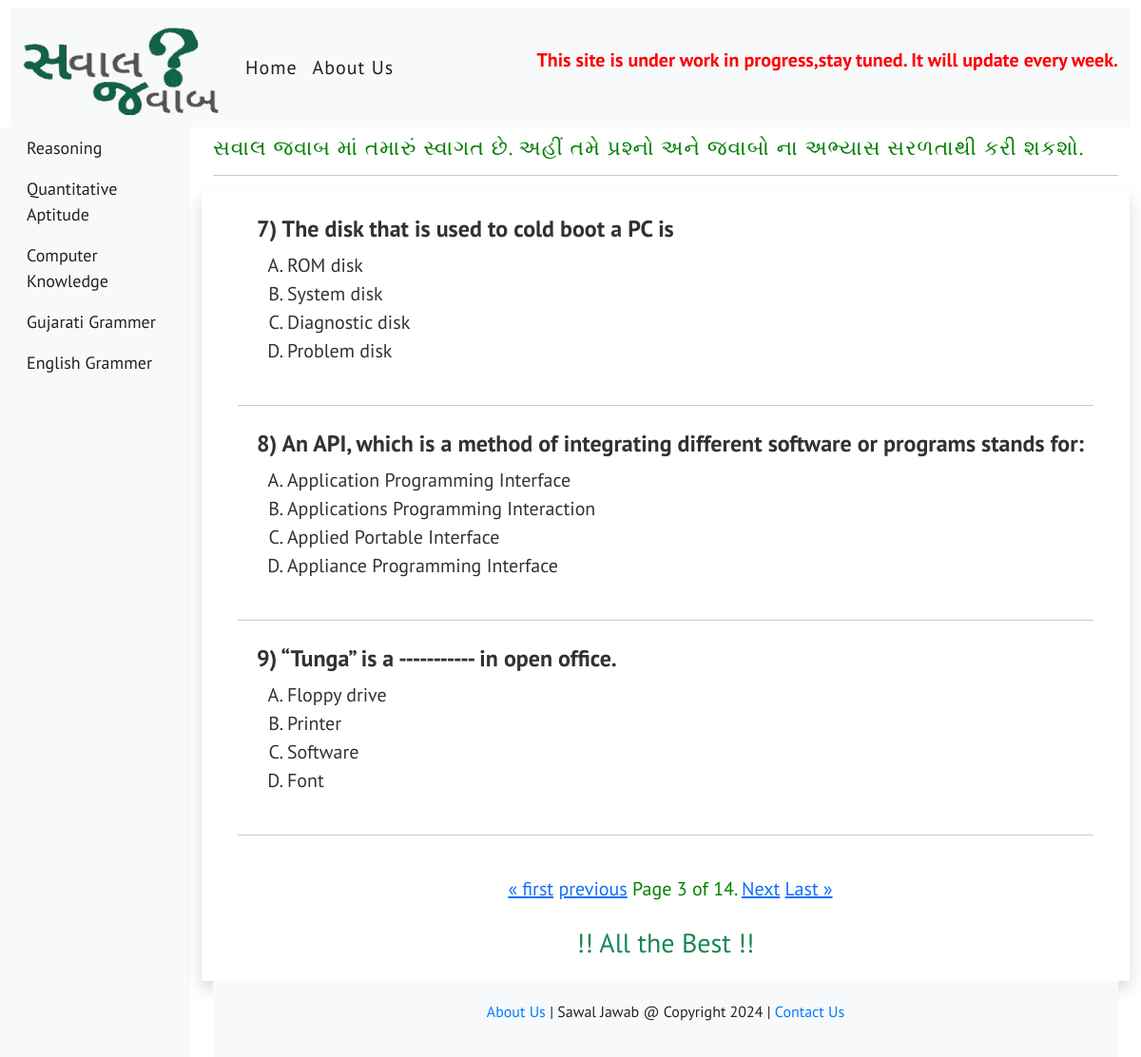
/computer_operator/computer/?page=3, run on the app's committed database.
### myapp/models.py (models this page shows)
class Current_Affairs(models.Model):
    question=models.CharField(max_length=500)
    answer=models.CharField(max_length=500)
    opt_A=models.CharField(max_length=500)
    opt_B=models.CharField(max_length=500)
    opt_C=models.CharField(max_length=500)
    opt_D=models.CharField(max_length=500)
    ans_description=models.TextField(max_length=1000)
    category=models.CharField(max_length=300)
    question_topic=models.CharField(max_length=300)

class Computer_Operator(Current_Affairs):
    pass

class Current_Affairs(models.Model):
    question=models.CharField(max_length=500)
    answer=models.CharField(max_length=500)
    opt_A=models.CharField(max_length=500)
    opt_B=models.CharField(max_length=500)
    opt_C=models.CharField(max_length=500)
    opt_D=models.CharField(max_length=500)
    ans_description=models.TextField(max_length=1000)
    category=models.CharField(max_length=300)
    question_topic=models.CharField(max_length=300)

### myapp/views.py (the view)
# urls.py: path('computer_operator/<slug:category_slug>/',views.computer_questions,name='computer_questions'),
def computer_questions(request,category_slug):
    comp=Computer_Operator.objects.filter(question_topic=category_slug)
    paginator = Paginator(comp, 3)
    page_number = request.GET.get("page")
    page_obj = paginator.get_page(page_number)
    return render(request,'myapp/sawaljawab.html',{'page_obj':page_obj})

### myapp/templates/myapp/sawaljawab.html (shortened to what this page needs)
{% extends 'myapp/base.html' %}
{% block content %}
<div class="col-md-9 ml-sm-auto col-lg-10 px-md-4">
    <h3 class="mt-2" id="gujaratiheadings">સવાલ જવાબ માં તમારું સ્વાગત છે. અહીં તમે પ્રશ્નો અને જવાબો ના અભ્યાસ સરળતાથી કરી શકશો.</h3>
    <hr>
    <div class="row mt-2 shadow p-3">
        <div class="currentaffairs">
            <div class="innersection">
                       {% for q in page_obj %}
                            <div>
                                <h4 style="text-align: left; letter-spacing: normal; font-weight:bold;"> <span class="question_id">{{ page_obj.start_index|add:forloop.counter0 }})</span> {{q.question}}</h4>
                                    <ul style="text-align: left; list-style:upper-alpha;">
                                        <li><a onclick="optASelected(this, '{{ q.answer }}', '{{ q.ans_description}}')">{{q.opt_A}}</a></li>
                                        <li><a onclick="optBSelected(this, '{{ q.answer }}', '{{ q.ans_description}}')">{{q.opt_B}}</a></li>
                                        <li><a onclick="optCSelected(this, '{{ q.answer }}', '{{ q.ans_description}}')">{{q.opt_C}}</a></li>
                                        <li><a onclick="optDSelected(this, '{{ q.answer }}', '{{ q.ans_description}}')">{{q.opt_D}}</a></li>
                                    </ul>
                          </div>
                       <hr style="font-weight: bolder;">
                      {% endfor %}
                       <div class="pagination">
                        <span class="step-links"  style="color: green; padding: 15px; font-size: 20px;">
                            {% if page_obj.has_previous %}
                                <a href="?page=1">&laquo; first</a>
                                <a href="?page={{ page_obj.previous_page_number }}">previous</a>
                            {% endif %}
                            <span class="current">
                                Page {{ page_obj.number }} of {{ page_obj.paginator.num_pages }}.
                            </span>
                            {% if page_obj.has_next %}
                                <a href="?page={{ page_obj.next_page_number }}">Next</a>
                                <a href="?page={{ page_obj.paginator.num_pages }}">Last &raquo;</a>
                            {% endif %}
                        </span>
                    </div>
            </div>
    </div>
    <div><h3 class="text-center text-success">!! All the Best !!</h3></div>
{% endblock content %}

### myapp/static/myapp/css/style.css (style rules this page uses)
* { margin:0; padding:0; box-sizing:border-box; font-family: 'Anek Gujarati', sans-serif; font-family: 'Poppins', sans-serif; font-family: 'PT Sans', sans-serif; }
#gujaratiheadings { font-family: 'Anek Gujarati', sans-serif; font-family: 'PT Sans', sans-serif; font-size: 22px; letter-spacing: 1px; color: green; }
.currentaffairs { width: 700px; height: auto; display: flex; flex-direction: row; justify-content: center; }
.innersection { width: auto; height: auto; background-color:white; border-radius: 5px; }
.innersection > div { font-family: 'Anek Gujarati', sans-serif; font-family: 'Noto Serif Gujarati', serif; font-family: 'Poppins', sans-serif; font-family: 'PT Sans', sans-serif; font-size: 20px; width: auto; height: auto; margin-left: 10px; padding: 10px; color: rgb(51, 49, 49); }
.innersection > div > ul > li > a { text-decoration: none; }
.pagination > span { margin: auto; text-align: center; }

### data on the page
Computer_Operator: start_index|add "7", question "The disk that is used to cold boot a PC is", opt_A "ROM disk", opt_B "System disk", opt_C "Diagnostic disk", opt_D "Problem disk"
Computer_Operator: start_index|add "8", question "An API, which is a method of integrating different software or programs stands for:", opt_A "Application Programming Interface", opt_B "Applications Programming Interaction", opt_C "Applied Portable Interface", opt_D "Appliance Programming Interface"
Computer_Operator: start_index|add "9", question "“Tunga” is a ----------- in open office.", opt_A "Floppy drive", opt_B "Printer", opt_C "Software", opt_D "Font"

### other printed values
{{ page_obj.number }} "3"
{{ page_obj.paginator.num_pages }} "14"
